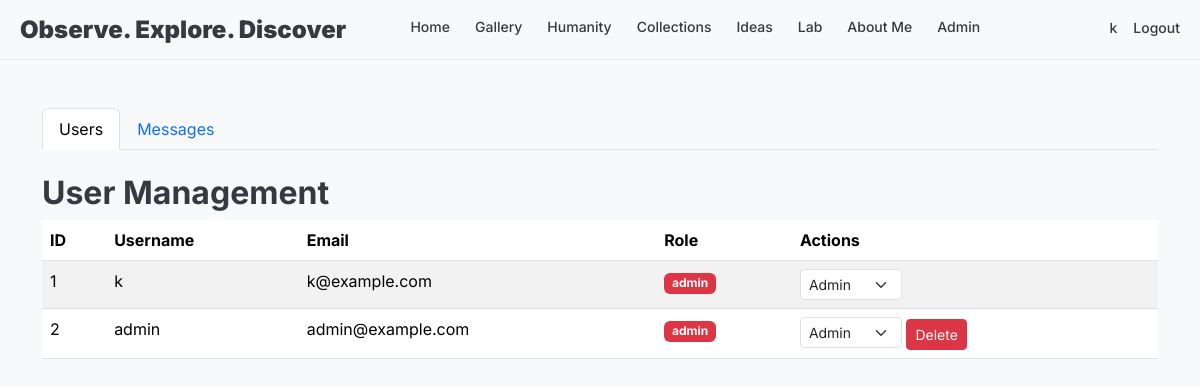
The app's page /admin/users (signed in) with its own data.
### mySite/app.py (models this page shows, shortened)
class User(UserMixin, db.Model):
    id = db.Column(db.Integer, primary_key=True)
    username = db.Column(db.String(80), unique=True, nullable=False)
    email = db.Column(db.String(120), unique=True, nullable=False)
    password_hash = db.Column(db.String(128), nullable=False)
    role = db.Column(db.String(20), default="reader")  # 'admin', 'member', or 'reader'
    created_at = db.Column(db.DateTime, default=datetime.utcnow)
    is_active = db.Column(db.Boolean, default=True)
    def is_admin(self):
        return self.role == "admin"

### mySite/app.py (the view)
@app.route("/admin/users")
@admin_required
def admin_users():
    users = User.query.all()
    return render_template("admin/users.html", users=users)

### mySite/app.py (called while the page is built)
@login_manager.user_loader
def load_user(user_id):
    return User.query.get(int(user_id))

def admin_required(f):
    @wraps(f)
    def decorated_function(*args, **kwargs):
        if not current_user.is_authenticated or not current_user.is_admin():
            abort(403)
        return f(*args, **kwargs)
    return decorated_function

### mySite/templates/admin/users.html (shortened to what this page needs)
{% extends "base.html" %}
{% block content %}
<div class="container mt-5">
    <ul class="nav nav-tabs mb-4">
        <li class="nav-item">
            <a class="nav-link active" href="{{ url_for('admin_users') }}">Users</a>
        </li>
        <li class="nav-item">
            <a class="nav-link" href="{{ url_for('admin_messages') }}">Messages</a>
        </li>
    </ul>
    <h2>User Management</h2>
    <div class="table-responsive">
        <table class="table table-striped">
            <thead>
                <tr>
                    <th>ID</th>
                    <th>Username</th>
                    <th>Email</th>
                    <th>Role</th>
                    <th>Actions</th>
                </tr>
            </thead>
            <tbody>
                {% for user in users %}
                <tr>
                    <td>{{ user.id }}</td>
                    <td>{{ user.username }}</td>
                    <td>{{ user.email }}</td>
                    <td>
                        <span
                            class="badge {% if user.role == 'admin' %}bg-danger{% elif user.role == 'member' %}bg-primary{% else %}bg-secondary{% endif %}">
                            {{ user.role }}
                        </span>
                    </td>
                    <td>
                        <form action="{{ url_for('update_user_role', user_id=user.id) }}" method="POST"
                            class="d-inline">
                            <select name="role" class="form-select form-select-sm d-inline w-auto"
                                onchange="this.form.submit()">
                                <option value="admin" {% if user.role=='admin' %}selected{% endif %}>Admin</option>
                            </select>
                        </form>
                        {% if user.id != current_user.id %}
                        <form action="{{ url_for('delete_user', user_id=user.id) }}" method="POST" class="d-inline"
                            onsubmit="return confirm('Are you sure you want to delete this user?');">
                            <button type="submit" class="btn btn-sm btn-danger">Delete</button>
                        </form>
                        {% endif %}
                    </td>
                </tr>
                {% endfor %}
            </tbody>
        </table>
    </div>
</div>
{% endblock %}

### mySite/templates/base.html (shortened to what this page needs)
<!DOCTYPE html>
<html lang="en">
<head>
    <link href="https://cdn.jsdelivr.net/npm/bootstrap@5.3.3/dist/css/bootstrap.min.css" rel="stylesheet">
    <link href="{{ url_for('static', filename='css/style.css') }}" rel="stylesheet">
</head>
<body>
    <header class="site-header">
        <div class="header-container">
            <div class="logo">Observe. Explore. Discover</div>
            <div class="main-nav">
                <a href="{{ url_for('index') }}"
                    class="{% if request.endpoint == 'index' %}nav-active{% endif %}">Home</a>
                <a href="{{ url_for('gallery') }}"
                    class="{% if request.endpoint == 'gallery' %}nav-active{% endif %}">Gallery</a>
                <a href="{{ url_for('blog_index') }}"
                    class="{% if request.endpoint and ('blog' in request.endpoint or request.endpoint in ['post', 'create', 'edit']) %}nav-active{% endif %}">Humanity</a>
                <a href="{{ url_for('collections') }}"
                    class="{% if request.endpoint == 'collections' %}nav-active{% endif %}">Collections</a>
                <a href="{{ url_for('ideas') }}"
                    class="{% if request.endpoint == 'ideas' %}nav-active{% endif %}">Ideas</a>
                <a href="{{ url_for('index') }}#ideas">Lab</a>
                <a href="{{ url_for('about') }}" class="{% if request.endpoint == 'about' %}nav-active{% endif %}">About
                    Me</a>
                {% if current_user.is_authenticated and current_user.is_admin() %}
                <a href="{{ url_for('admin_users') }}"
                    class="{% if 'admin' in request.endpoint %}nav-active{% endif %}">Admin</a>
                {% endif %}
            </div>
            <div class="nav-icons ms-4">
                {% if current_user.is_authenticated %}
                <a href="{{ url_for('profile') }}" class="ms-3"
                    style="color: #343a40; text-decoration: none; font-weight: 500; font-size: 14px; padding-bottom: 5px;">
                    {{ current_user.username }}
                </a>
                <a href="{{ url_for('logout') }}" class="ms-3"
                    style="color: #343a40; text-decoration: none; font-weight: 500; font-size: 14px; padding-bottom: 5px;">Logout</a>
                {% endif %}
            </div>
        </div>
    </header>
    {% block content %}{% endblock %}
</body>
</html>

### mySite/static/css/style.css (style rules this page uses)
body { font-family: 'Inter', sans-serif; background-color: #f8f9fa; color: #343a40; margin: 0; padding: 0; overflow-x: hidden; }
h1, h2, h3, h4, h5, h6 { font-weight: 700; }
a { text-decoration: none; color: inherit; transition: color 0.2s ease; }
.site-header { background-color: rgba(248, 249, 250, 0.95); backdrop-filter: blur(5px); border-bottom: 1px solid #e9ecef; padding: 0 20px; height: 60px; display: flex; align-items: center; justify-content: space-between; position: sticky; top: 0; z-index: 1000; width: 100%; }
.header-container { display: flex; justify-content: space-between; align-items: center; width: 100%; max-width: 1400px; margin: 0 auto; }
.logo { font-size: 24px; font-weight: 900; white-space: nowrap; flex-shrink: 0; }
.main-nav { display: flex; align-items: center; flex-wrap: nowrap; }
.main-nav a { color: #343a40; text-decoration: none; font-weight: 500; margin-right: 25px; font-size: 14px; white-space: nowrap; padding-bottom: 5px; border-bottom: 2px solid transparent; transition: border-color 0.2s ease; }
.nav-active { border-bottom-color: #343a40; }
.nav-icons { display: flex; }

### records on screen
User: username "k", id "1", email "k@example.com", role "admin", role "Admin"
User: id "2", username "admin", email "admin@example.com", role "admin", role "Admin"
